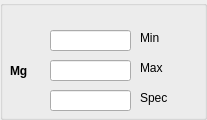
      <widget class="QGroupBox" name="groupBox_14">
       <property name="sizePolicy">
        <sizepolicy hsizetype="Preferred" vsizetype="Preferred">
         <horstretch>0</horstretch>
         <verstretch>0</verstretch>
        </sizepolicy>
       </property>
       <property name="title">
        <string/>
       </property>
       <widget class="QLabel" name="label_59">
        <property name="geometry">
         <rect>
          <x>10</x>
          <y>50</y>
          <width>21</width>
          <height>41</height>
         </rect>
        </property>
        <property name="font">
         <font>
          <weight>75</weight>
          <bold>true</bold>
         </font>
        </property>
        <property name="text">
         <string>Mg</string>
        </property>
       </widget>
       <widget class="QLabel" name="label_60">
        <property name="geometry">
         <rect>
          <x>140</x>
          <y>60</y>
          <width>58</width>
          <height>16</height>
         </rect>
        </property>
        <property name="text">
         <string>Max</string>
        </property>
       </widget>
       <widget class="QLabel" name="label_61">
        <property name="geometry">
         <rect>
          <x>140</x>
          <y>30</y>
          <width>58</width>
          <height>16</height>
         </rect>
        </property>
        <property name="text">
         <string>Min</string>
        </property>
       </widget>
       <widget class="QLineEdit" name="lineEdit_44">
        <property name="geometry">
         <rect>
          <x>50</x>
          <y>60</y>
          <width>81</width>
          <height>21</height>
         </rect>
        </property>
       </widget>
       <widget class="QLineEdit" name="lineEdit_45">
        <property name="geometry">
         <rect>
          <x>50</x>
          <y>30</y>
          <width>81</width>
          <height>21</height>
         </rect>
        </property>
       </widget>
       <widget class="QLineEdit" name="lineEdit_46">
        <property name="geometry">
         <rect>
          <x>50</x>
          <y>90</y>
          <width>81</width>
          <height>21</height>
         </rect>
        </property>
       </widget>
       <widget class="QLabel" name="label_62">
        <property name="geometry">
         <rect>
          <x>140</x>
          <y>90</y>
          <width>58</width>
          <height>16</height>
         </rect>
        </property>
        <property name="text">
         <string>Spec</string>
        </property>
       </widget>
      </widget>
